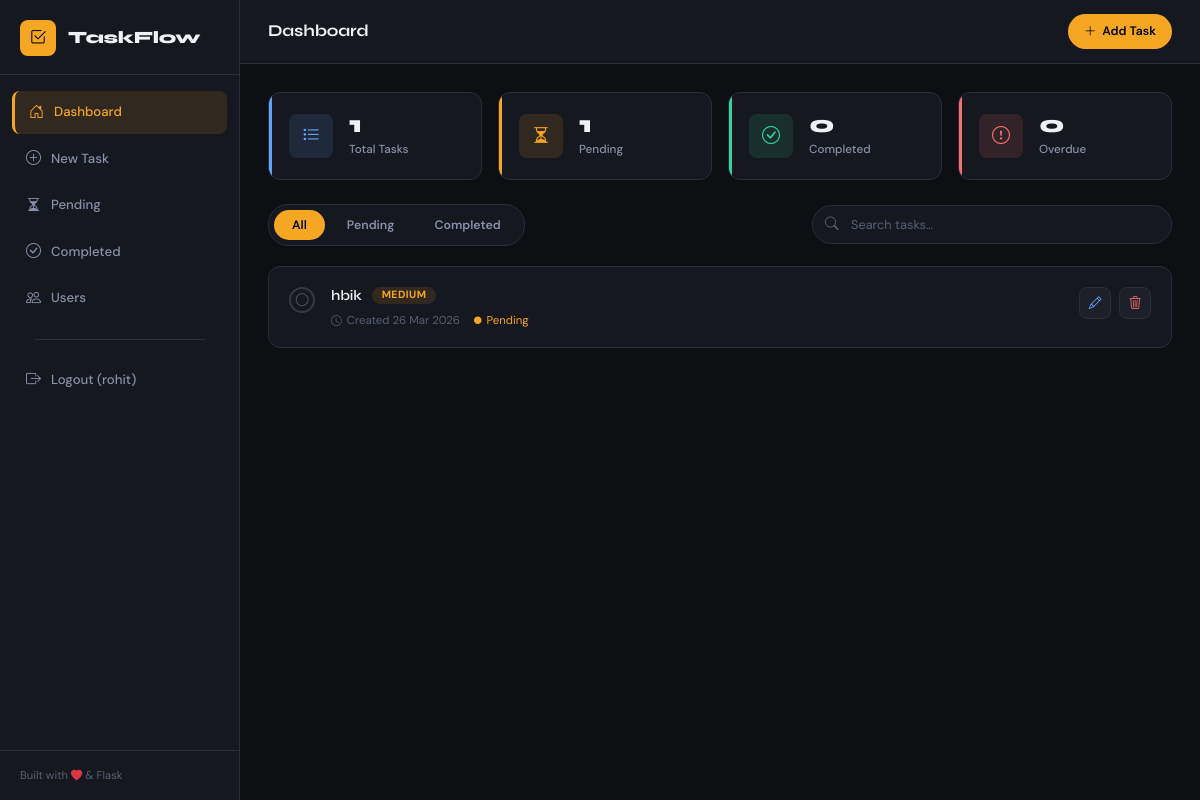
Page / (signed in) on the committed database.
### app.py (models this page shows, shortened)
class User(UserMixin, db.Model):
    __tablename__ = 'users'
    id = db.Column(db.Integer, primary_key=True)
    username = db.Column(db.String(150), unique=True, nullable=False)
    password_hash = db.Column(db.String(256), nullable=False)
    tasks = db.relationship('Task', backref='owner', lazy=True, cascade='all, delete-orphan')

class Task(db.Model):
    __tablename__ = 'tasks'
    id          = db.Column(db.Integer, primary_key=True)
    title       = db.Column(db.String(200), nullable=False)
    description = db.Column(db.Text, nullable=True)
    status      = db.Column(db.String(20), default='Pending')        # Pending / Completed
    priority    = db.Column(db.String(10), default='Medium')         # Low / Medium / High
    due_date    = db.Column(db.Date, nullable=True)
    created_at  = db.Column(db.DateTime, default=datetime.utcnow)
    user_id     = db.Column(db.Integer, db.ForeignKey('users.id'), nullable=False)
    def is_overdue(self):
        if self.due_date and self.status == 'Pending':
            return self.due_date < date.today()
        return False

### app.py (the view)
@app.route('/')
@login_required
def index():
    status_filter = request.args.get('status', 'All')
    search_query  = request.args.get('search', '').strip()
    tasks = get_filtered_tasks(status_filter, search_query)
    total     = Task.query.filter_by(user_id=current_user.id).count()
    completed = Task.query.filter_by(user_id=current_user.id, status='Completed').count()
    pending   = Task.query.filter_by(user_id=current_user.id, status='Pending').count()
    overdue   = sum(1 for t in Task.query.filter_by(user_id=current_user.id, status='Pending').all() if t.is_overdue())
    return render_template(
        'index.html',
        tasks=tasks,
        status_filter=status_filter,
        search_query=search_query,
        total=total,
        completed=completed,
        pending=pending,
        overdue=overdue,
        today=date.today()
    )

### app.py (called while the page is built)
@login_manager.user_loader
def load_user(user_id):
    return User.query.get(int(user_id))

def get_filtered_tasks(status_filter, search_query):
    query = Task.query.filter_by(user_id=current_user.id)
    if status_filter == 'Completed':
        query = query.filter_by(status='Completed')
    elif status_filter == 'Pending':
        query = query.filter_by(status='Pending')
    if search_query:
        query = query.filter(Task.title.ilike(f'%{search_query}%'))
    tasks = query.order_by(Task.created_at.desc()).all()
    tasks.sort(key=lambda t: PRIORITY_ORDER.get(t.priority, 1))
    return tasks

### templates/index.html (shortened to what this page needs)
{% extends "base.html" %}
{% block page_title %}Dashboard{% endblock %}
{% block content %}
<div class="stats-grid">
  <div class="stat-card stat-total">
    <div class="stat-icon"><i class="bi bi-list-task"></i></div>
    <div class="stat-info">
      <div class="stat-value">{{ total }}</div>
      <div class="stat-label">Total Tasks</div>
    </div>
  </div>
  <div class="stat-card stat-pending">
    <div class="stat-icon"><i class="bi bi-hourglass-split"></i></div>
    <div class="stat-info">
      <div class="stat-value">{{ pending }}</div>
      <div class="stat-label">Pending</div>
    </div>
  </div>
  <div class="stat-card stat-done">
    <div class="stat-icon"><i class="bi bi-check-circle"></i></div>
    <div class="stat-info">
      <div class="stat-value">{{ completed }}</div>
      <div class="stat-label">Completed</div>
    </div>
  </div>
  <div class="stat-card stat-overdue">
    <div class="stat-icon"><i class="bi bi-exclamation-circle"></i></div>
    <div class="stat-info">
      <div class="stat-value">{{ overdue }}</div>
      <div class="stat-label">Overdue</div>
    </div>
  </div>
</div>
<div class="toolbar">
  <div class="filter-tabs">
    {% for label in ['All', 'Pending', 'Completed'] %}
      <a href="{{ url_for('index', status=label, search=search_query) }}"
         class="filter-tab {% if status_filter == label %}active{% endif %}">
        {{ label }}
      </a>
    {% endfor %}
  </div>
  <form class="search-form" method="GET" action="{{ url_for('index') }}">
    <div class="search-wrap">
      <i class="bi bi-search search-icon"></i>
      <input
        type="text"
        name="search"
        class="search-input"
        placeholder="Search tasks…"
        value="{{ search_query }}"
        autocomplete="off"
      />
    </div>
  </form>
</div>
{% if tasks %}
  <div class="task-list" id="taskList">
    {% for task in tasks %}
      <div class="task-card {% if task.status == 'Completed' %}task-done{% endif %} {% if task.is_overdue() %}task-overdue{% endif %}"
           id="task-{{ task.id }}" data-id="{{ task.id }}">
        <div class="task-check">
          <button class="check-btn {% if task.status == 'Completed' %}checked{% endif %}"
                  onclick="toggleTask({{ task.id }}, this)"
                  title="Toggle status">
            <i class="bi {% if task.status == 'Completed' %}bi-check-lg{% else %}bi-circle{% endif %}"></i>
          </button>
        </div>
        <div class="task-body">
          <div class="task-header">
            <span class="task-title">{{ task.title }}</span>
            <div class="task-badges">
              <span class="badge badge-priority badge-{{ task.priority | lower }}">
                {{ task.priority }}
              </span>
            </div>
          </div>
          <div class="task-meta">
            <span class="meta-item">
              <i class="bi bi-clock"></i>
              Created {{ task.created_at.strftime('%d %b %Y') }}
            </span>
            <span class="meta-item status-dot status-{{ task.status | lower }}">
              <i class="bi bi-circle-fill"></i> {{ task.status }}
            </span>
          </div>
        </div>
        <div class="task-actions">
          <a href="{{ url_for('update_task', task_id=task.id) }}"
             class="action-btn btn-edit" title="Edit task">
            <i class="bi bi-pencil"></i>
          </a>
          <button class="action-btn btn-delete"
                  onclick="confirmDelete({{ task.id }}, '{{ task.title | replace("'", "\\'") }}')"
                  title="Delete task">
            <i class="bi bi-trash3"></i>
          </button>
        </div>
      </div>
    {% endfor %}
  </div>
{% endif %}
{% endblock %}

### templates/base.html (shortened to what this page needs)
<!DOCTYPE html>
<html lang="en">
<head>
  <link href="https://cdn.jsdelivr.net/npm/bootstrap@5.3.2/dist/css/bootstrap.min.css" rel="stylesheet" />
  <link href="https://cdn.jsdelivr.net/npm/bootstrap-icons@1.11.3/font/bootstrap-icons.min.css" rel="stylesheet" />
  <link rel="stylesheet" href="{{ url_for('static', filename='css/styles.css') }}" />
</head>
<body>
  <aside class="sidebar">
    <div class="sidebar-brand">
      <span class="brand-icon"><i class="bi bi-check2-square"></i></span>
      <span class="brand-name">TaskFlow</span>
    </div>
    <nav class="sidebar-nav">
      {% if current_user.is_authenticated %}
      <a href="{{ url_for('index') }}" class="nav-item {% if request.endpoint == 'index' %}active{% endif %}">
        <i class="bi bi-house-door"></i> Dashboard
      </a>
      <a href="{{ url_for('add_task') }}" class="nav-item {% if request.endpoint == 'add_task' %}active{% endif %}">
        <i class="bi bi-plus-circle"></i> New Task
      </a>
      <a href="{{ url_for('index', status='Pending') }}" class="nav-item">
        <i class="bi bi-hourglass-split"></i> Pending
      </a>
      <a href="{{ url_for('index', status='Completed') }}" class="nav-item">
        <i class="bi bi-check-circle"></i> Completed
      </a>
      <a href="{{ url_for('users_database') }}" class="nav-item {% if request.endpoint == 'users_database' %}active{% endif %}">
        <i class="bi bi-people"></i> Users
      </a>
      <hr style="margin: 1rem 1.5rem; opacity: 0.1;">
      <a href="{{ url_for('logout') }}" class="nav-item">
        <i class="bi bi-box-arrow-right"></i> Logout ({{ current_user.username }})
      </a>
      {% endif %}
    </nav>
    <div class="sidebar-footer">
      <span>Built with <i class="bi bi-heart-fill text-danger"></i> & Flask</span>
    </div>
  </aside>
  <main class="main-content">
    <header class="topbar">
      <div class="topbar-title">{% block page_title %}Dashboard{% endblock %}</div>
      <a href="{{ url_for('add_task') }}" class="btn-add-top">
        <i class="bi bi-plus-lg"></i> Add Task
      </a>
    </header>
    <div class="page-body">
      {% block content %}{% endblock %}
    </div>
  </main>
</body>
</html>

### rows in the picture
User: username "rohit"
Task: title "hbik", priority "MEDIUM", created_at "26 Mar 2026", status "Pending"

### other values in the picture
{{ total }} "1"
{{ pending }} "1"
{{ completed }} "0"
{{ overdue }} "0"
{{ label }} "All" "Pending" "Completed"
